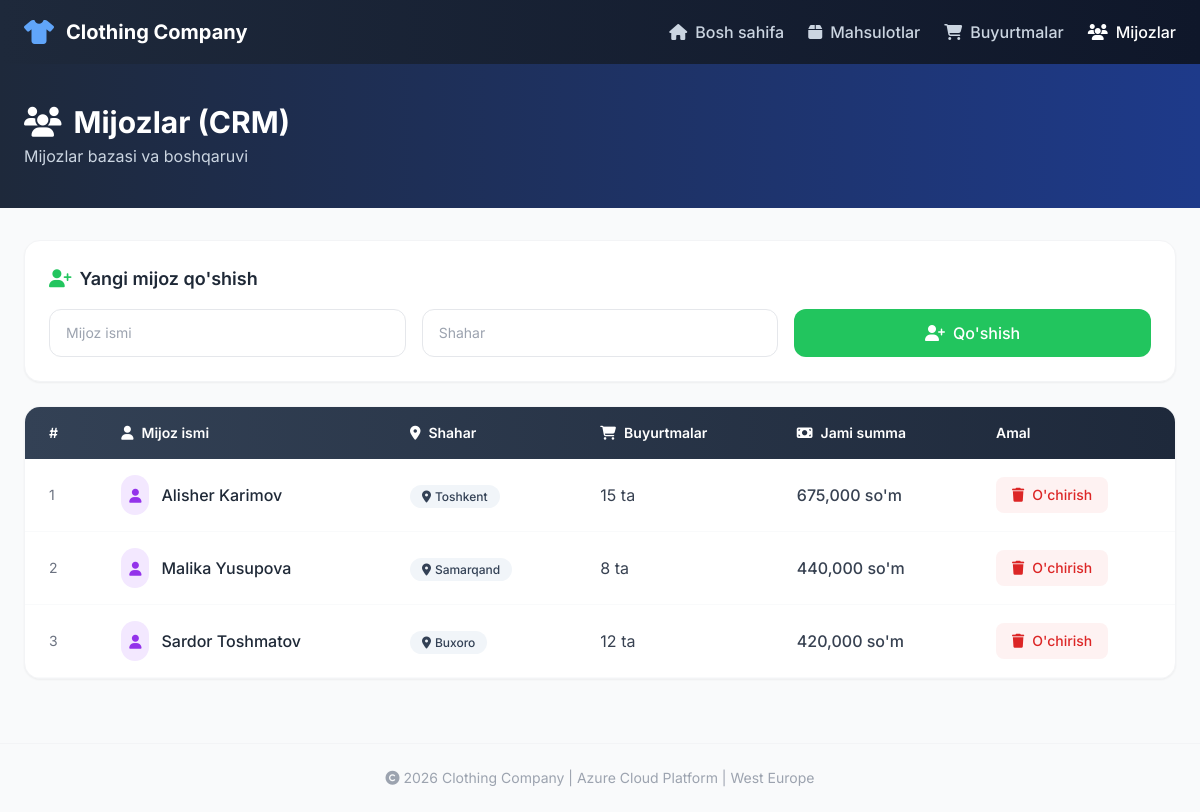
Page /customers on the committed database.
### database.py (models this page shows)
class Customer(Base):
    __tablename__ = "customers"
    id = Column(Integer, primary_key=True, index=True)
    name = Column(String, nullable=False)
    city = Column(String, nullable=False)
    orders = Column(Integer, default=0)
    total = Column(Float, default=0)

### main.py (the view)
@app.get("/customers", response_class=HTMLResponse)
async def customers_page(request: Request, db: Session = Depends(get_db)):
    customers = db.query(Customer).all()
    return templates.TemplateResponse(
        request=request,
        name="customers.html",
        context={"customers": customers}
    )

### templates/customers.html (shortened to what this page needs)
<!DOCTYPE html>
<html lang="uz">
<head>
    <script src="https://cdn.tailwindcss.com"></script>
    <link rel="stylesheet" href="https://cdnjs.cloudflare.com/ajax/libs/font-awesome/6.5.0/css/all.min.css">
</head>
<body class="bg-gray-50 min-h-screen">
    <nav class="bg-gradient-to-r from-slate-800 to-slate-900 shadow-lg">
        <div class="max-w-7xl mx-auto px-6 py-4 flex justify-between items-center">
            <div class="flex items-center gap-3">
                <i class="fa-solid fa-shirt text-blue-400 text-2xl"></i>
                <span class="text-white font-bold text-xl">Clothing Company</span>
            </div>
            <div class="flex gap-6">
                <a href="/" class="text-slate-300 hover:text-white font-medium transition flex items-center gap-2"><i class="fa-solid fa-house"></i> Bosh sahifa</a>
                <a href="/products" class="text-slate-300 hover:text-white font-medium transition flex items-center gap-2"><i class="fa-solid fa-box"></i> Mahsulotlar</a>
                <a href="/orders" class="text-slate-300 hover:text-white font-medium transition flex items-center gap-2"><i class="fa-solid fa-cart-shopping"></i> Buyurtmalar</a>
                <a href="/customers" class="text-white font-medium transition flex items-center gap-2"><i class="fa-solid fa-users"></i> Mijozlar</a>
            </div>
        </div>
    </nav>
    <div class="bg-gradient-to-r from-slate-800 to-blue-900 text-white py-10 px-6">
        <div class="max-w-7xl mx-auto">
            <h1 class="text-3xl font-bold flex items-center gap-3">
                <i class="fa-solid fa-users"></i> Mijozlar (CRM)
            </h1>
            <p class="text-slate-300 mt-1">Mijozlar bazasi va boshqaruvi</p>
        </div>
    </div>
    <div class="max-w-7xl mx-auto px-6 py-8">
        <div class="bg-white rounded-2xl shadow-sm border border-gray-100 p-6 mb-6">
            <h3 class="font-semibold text-gray-800 text-lg mb-4 flex items-center gap-2">
                <i class="fa-solid fa-user-plus text-green-500"></i> Yangi mijoz qo'shish
            </h3>
            <form action="/customers/add" method="post">
                <div class="grid grid-cols-2 md:grid-cols-3 gap-4">
                    <input type="text" name="name" placeholder="Mijoz ismi" required
                        class="border border-gray-200 rounded-xl px-4 py-3 text-sm focus:outline-none focus:ring-2 focus:ring-blue-300">
                    <input type="text" name="city" placeholder="Shahar" required
                        class="border border-gray-200 rounded-xl px-4 py-3 text-sm focus:outline-none focus:ring-2 focus:ring-blue-300">
                    <button type="submit"
                        class="bg-green-500 hover:bg-green-600 text-white font-medium px-6 py-3 rounded-xl transition flex items-center justify-center gap-2">
                        <i class="fa-solid fa-user-plus"></i> Qo'shish
                    </button>
                </div>
            </form>
        </div>
        <div class="bg-white rounded-2xl shadow-sm border border-gray-100 overflow-hidden">
            <table class="w-full">
                <thead>
                    <tr class="bg-gradient-to-r from-slate-700 to-slate-800 text-white">
                        <th class="px-6 py-4 text-left text-sm font-semibold">#</th>
                        <th class="px-6 py-4 text-left text-sm font-semibold"><i class="fa-solid fa-user mr-2"></i>Mijoz ismi</th>
                        <th class="px-6 py-4 text-left text-sm font-semibold"><i class="fa-solid fa-location-dot mr-2"></i>Shahar</th>
                        <th class="px-6 py-4 text-left text-sm font-semibold"><i class="fa-solid fa-cart-shopping mr-2"></i>Buyurtmalar</th>
                        <th class="px-6 py-4 text-left text-sm font-semibold"><i class="fa-solid fa-money-bill mr-2"></i>Jami summa</th>
                        <th class="px-6 py-4 text-left text-sm font-semibold">Amal</th>
                    </tr>
                </thead>
                <tbody>
                    {% for customer in customers %}
                    <tr class="border-b border-gray-50 hover:bg-gray-50 transition">
                        <td class="px-6 py-4 text-gray-500 text-sm">{{ customer.id }}</td>
                        <td class="px-6 py-4 font-medium text-gray-800">
                            <div class="flex items-center gap-3">
                                <div class="bg-purple-100 p-2 rounded-full">
                                    <i class="fa-solid fa-user text-purple-600 text-sm"></i>
                                </div>
                                {{ customer.name }}
                            </div>
                        </td>
                        <td class="px-6 py-4">
                            <span class="bg-slate-100 text-slate-700 px-3 py-1 rounded-full text-xs font-medium">
                                <i class="fa-solid fa-location-dot mr-1"></i>{{ customer.city }}
                            </span>
                        </td>
                        <td class="px-6 py-4 text-gray-700">{{ customer.orders }} ta</td>
                        <td class="px-6 py-4 text-gray-700 font-medium">{{ "{:,.0f}".format(customer.total) }} so'm</td>
                        <td class="px-6 py-4">
                            <a href="/customers/delete/{{ customer.id }}"
                                class="bg-red-50 hover:bg-red-100 text-red-600 px-4 py-2 rounded-lg text-sm font-medium transition flex items-center gap-2 w-fit">
                                <i class="fa-solid fa-trash"></i> O'chirish
                            </a>
                        </td>
                    </tr>
                    {% endfor %}
                </tbody>
            </table>
        </div>
    </div>
    <footer class="text-center py-6 text-gray-400 text-sm mt-8 border-t border-gray-100">
        <i class="fa-solid fa-copyright"></i> 2026 Clothing Company | Azure Cloud Platform | West Europe
    </footer>
</body>
</html>

### templates/customers.html (style rules this page uses)
body { font-family: 'Inter', sans-serif; }

### rows in the picture
Customer: id "1", name "Alisher Karimov", city "Toshkent", orders "15", total "675,000"
Customer: id "2", name "Malika Yusupova", city "Samarqand", orders "8", total "440,000"
Customer: id "3", name "Sardor Toshmatov", city "Buxoro", orders "12", total "420,000"
